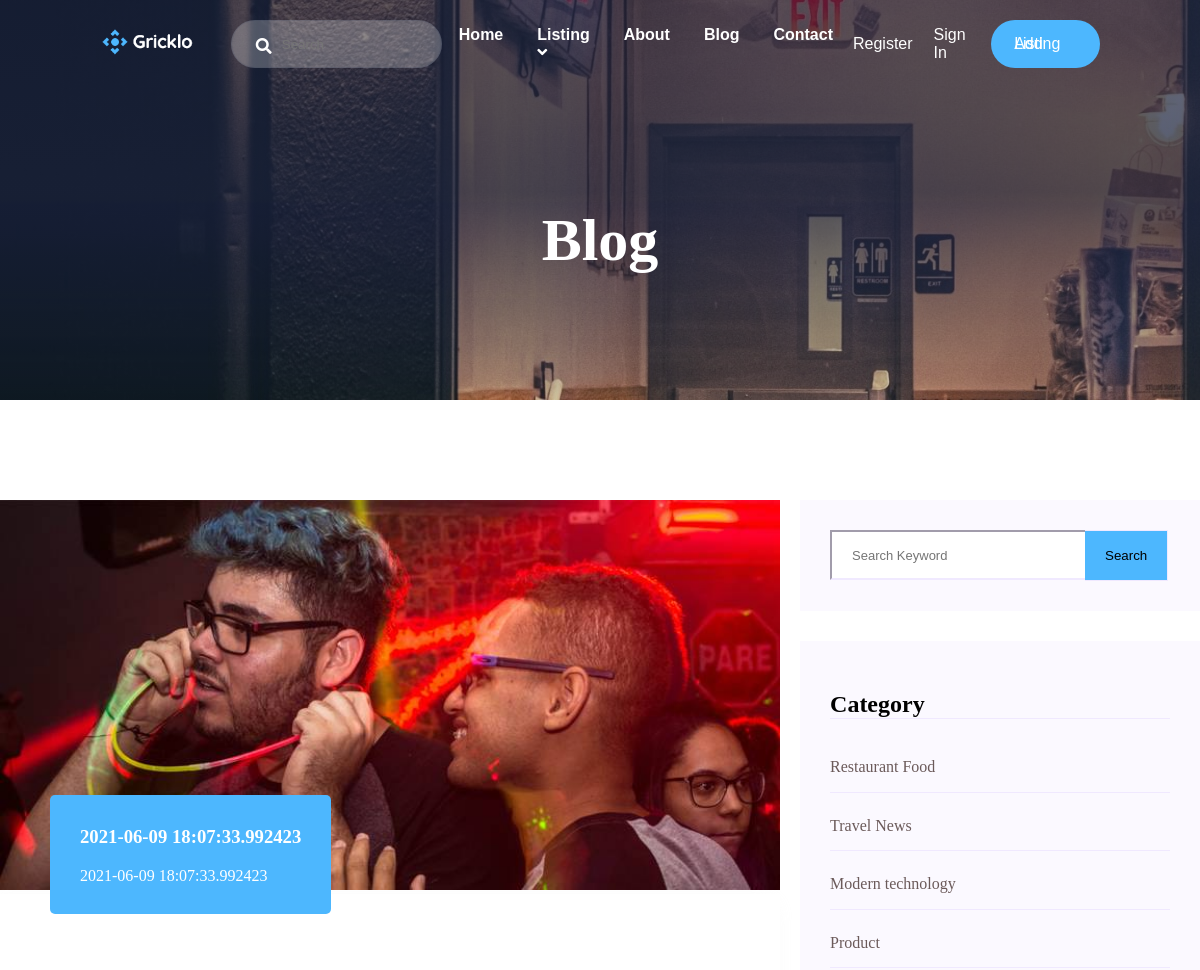
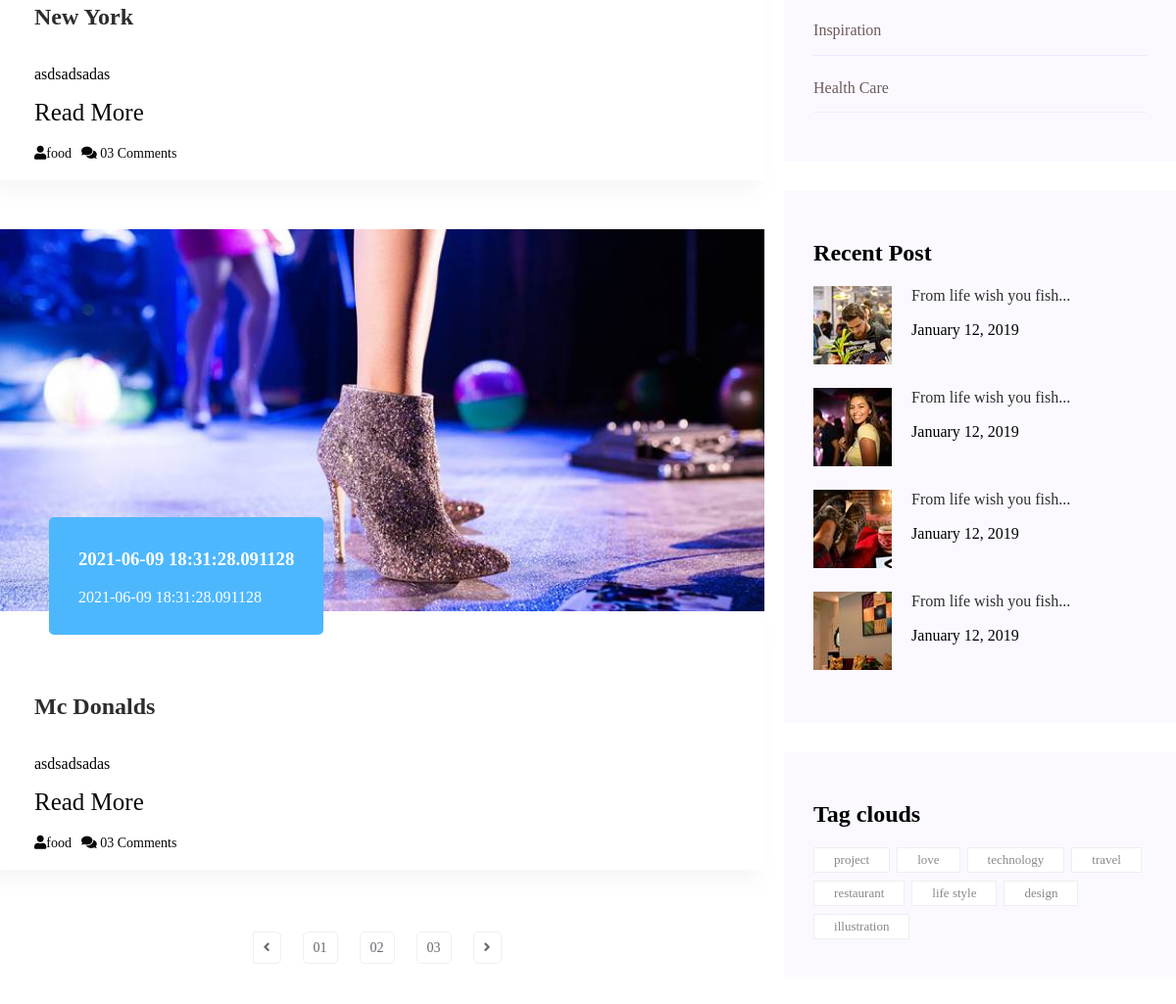
/blog (upper part), run on an earlier commit of the app's database (2 pictures, top to bottom).
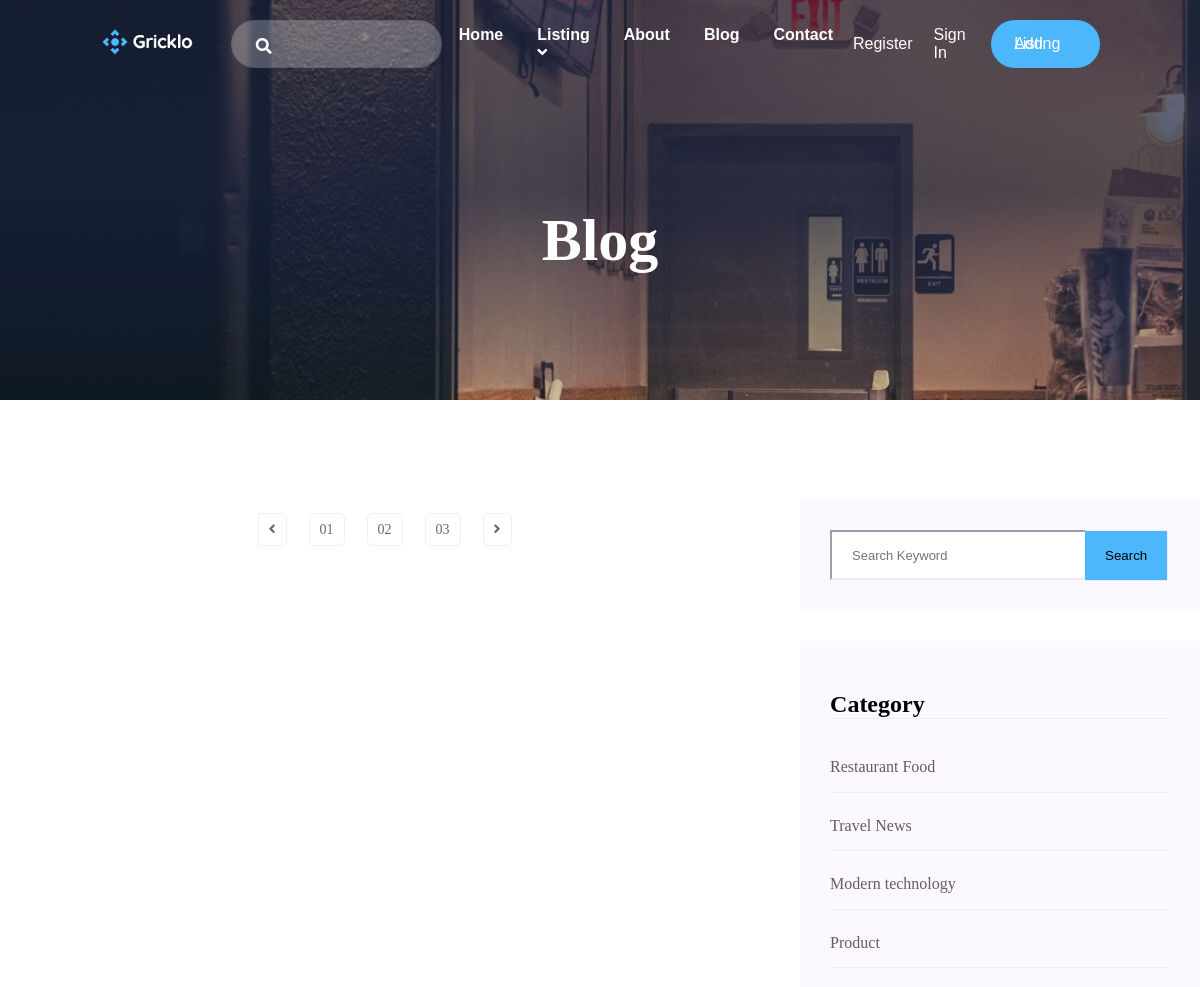
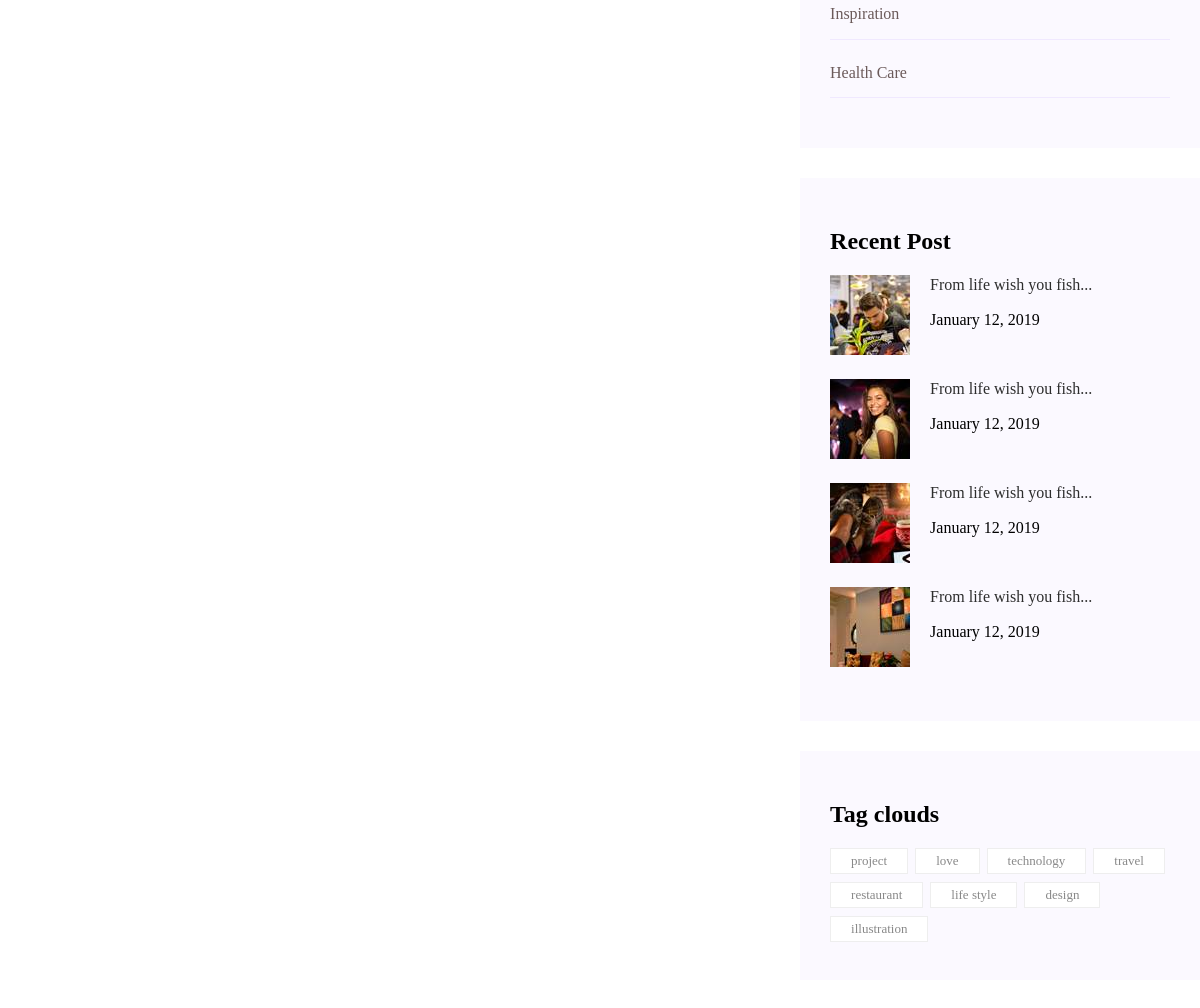
And on a later commit of the database (2 pictures, top to bottom).
### gricklo/models.py (models this page shows, shortened)
class Blog(db.Model):
    __tablename__ = "blog"
    id = db.Column(db.Integer, primary_key=True)
    title = db.Column(db.String(50),nullable=False)
    short_description = db.Column(db.String(50),nullable=False)
    description = db.Column(db.Text, nullable=False)
    blog_posted = db.Column(db.DateTime, default=datetime.utcnow)
    image = db.Column(db.String(20), default = "default.png")
    category = db.Column(db.Integer, db.ForeignKey('blogcategory.id'), nullable=False)
    customer =db.Column(db.Integer, db.ForeignKey('user.id'), nullable=False)

class BlogCategory(db.Model):
    __tablename__ = "blogcategory"
    id = db.Column(db.Integer, primary_key = True)
    title = db.Column(db.String(50),nullable = False)
    blog =db.relationship('Blog', backref='categories',lazy=True)

### gricklo/controlers.py (the view)
@app.route("/blog")
def blog():
    blogs=Blog.query.all()
    return render_template("blog.html" , blogs=blogs)

### gricklo/templates/blog.html (shortened to what the changed rows need)
<!DOCTYPE html>
<html lang="en">
<head>
    <link rel="stylesheet" href="{{url_for('static',filename='css/blog.css')}}">
</head>
<body>
    {% extends "layout.html"%}
    {% block content %}
    <main>
        <div class="bg-blog d-flex align-items-center justify-content hero-overly">
            <div class="blog-text ">
                <h2>Blog</h2>
            </div>
        </div>
        <section class="blog-area section-padding">
            <div class="container">
                <div class="row">
                    <div class="col-8">
                        <div class="blog-left-sidebar">
                            {% for blog in blogs%}
                            <div class="blog-item">
                                <div class="blog-item-img ">
                                    <img src="/static/uploads/{{blog.image}}" alt="">
                                    <a href="" class="blog-item-date">
                                        <h3>{{blog.blog_posted}}</h3>
                                        <p>{{blog.blog_posted}}</p>
                                    </a>
                                </div>
                                <div class="blog-details">
                                    <a href="">
                                        <h2 class="blog-head" style="color: #2d2d2d;">{{blog.title}}</h2>
                                    </a>
                                    <p>{{blog.short_description}}</p>
                                    <a href="{{url_for('blogdetails', id=blog.id)}}" style="margin-bottom: 20px;font-size: 25px;">Read More</a>
                                    <ul class="blog-info-link">
                                        <li><a href="#"><i class="fa fa-user"></i>{{blog.categories.title}}</a></li>
                                        <li><a href="#"><i class="fa fa-comments"></i> 03 Comments</a></li>
                                    </ul>
                                </div>
                            </div>
                            {% endfor%}
                        </div>
                    </div>
                    <div class="col-4 ml-20">
                        <div class="blog-right-sidebar">
                            <div class="side-category">
                                <h2 class="mb-35">Category</h2>
                            </div>
                            <div class="side-post">
                                <h2>Recent Post</h2>
                            </div>
                            <div class="tag-clouds">
                                <h2>Tag clouds</h2>
                            </div>
                        </div>
                    </div>
                </div>
            </div>
            </div>
    {% endblock %}

What changed in the data, as far as the page shows it:
removed Blog: image (picture), blog_posted "2021-06-09 18:07:33.992423", title "New York", short_description "asdsadsadas", categories "food"
removed Blog: image (picture), blog_posted "2021-06-09 18:31:28.091128", title "Mc Donalds", short_description "asdsadsadas", categories "food"
